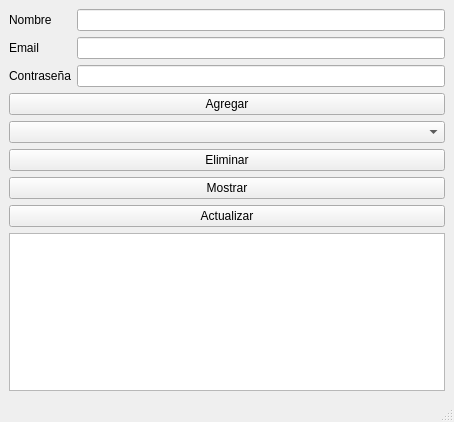
<?xml version="1.0" encoding="UTF-8"?>
<ui version="4.0">
 <class>MainWindow</class>
 <widget class="QMainWindow" name="MainWindow">
  <property name="geometry">
   <rect>
    <x>0</x>
    <y>0</y>
    <width>454</width>
    <height>422</height>
   </rect>
  </property>
  <property name="windowTitle">
   <string>MainWindow</string>
  </property>
  <widget class="QWidget" name="centralwidget">
   <layout class="QFormLayout" name="formLayout">
    <item row="0" column="0">
     <widget class="QLabel" name="Name">
      <property name="text">
       <string>Nombre</string>
      </property>
     </widget>
    </item>
    <item row="0" column="1">
     <widget class="QLineEdit" name="Name_edit"/>
    </item>
    <item row="1" column="0">
     <widget class="QLabel" name="Email">
      <property name="text">
       <string>Email</string>
      </property>
     </widget>
    </item>
    <item row="1" column="1">
     <widget class="QLineEdit" name="Email_edit"/>
    </item>
    <item row="2" column="0">
     <widget class="QLabel" name="Password">
      <property name="text">
       <string>Contraseña</string>
      </property>
     </widget>
    </item>
    <item row="2" column="1">
     <widget class="QLineEdit" name="Pass_edit"/>
    </item>
    <item row="3" column="0" colspan="2">
     <widget class="QPushButton" name="Add_student">
      <property name="text">
       <string>Agregar</string>
      </property>
     </widget>
    </item>
    <item row="4" column="0" colspan="2">
     <widget class="QComboBox" name="Student_list"/>
    </item>
    <item row="5" column="0" colspan="2">
     <widget class="QPushButton" name="Del_student">
      <property name="text">
       <string>Eliminar</string>
      </property>
     </widget>
    </item>
    <item row="6" column="0" colspan="2">
     <widget class="QPushButton" name="Show_student">
      <property name="text">
       <string>Mostrar</string>
      </property>
     </widget>
    </item>
    <item row="7" column="0" colspan="2">
     <widget class="QPushButton" name="Up_student">
      <property name="text">
       <string>Actualizar</string>
      </property>
     </widget>
    </item>
    <item row="8" column="0" colspan="2">
     <widget class="QTextEdit" name="Text"/>
    </item>
   </layout>
  </widget>
  <widget class="QMenuBar" name="menubar">
   <property name="geometry">
    <rect>
     <x>0</x>
     <y>0</y>
     <width>454</width>
     <height>22</height>
    </rect>
   </property>
  </widget>
  <widget class="QStatusBar" name="statusbar"/>
 </widget>
 <resources/>
 <connections/>
</ui>
